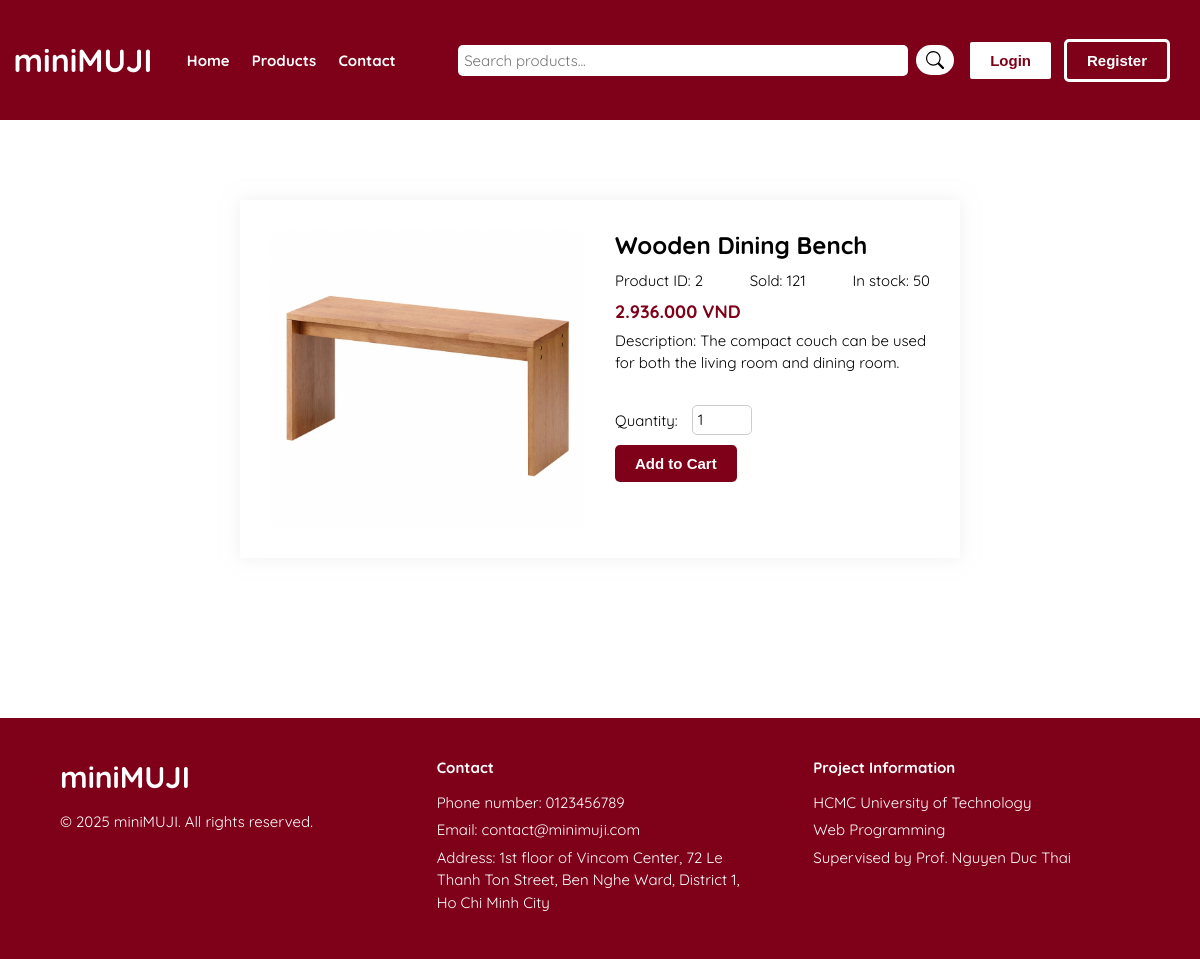
Page /product-details/2 on the committed database.
### tables this page shows
CREATE TABLE PRODUCTS (
  id INT(11) NOT NULL AUTO_INCREMENT PRIMARY KEY,
  name VARCHAR(255) NOT NULL,
  description TEXT,
  price INT(11) NOT NULL,
  image VARCHAR(255) NOT NULL,
  category_id INT(11) NOT NULL,
  quantity INT(11) DEFAULT 0,
  sold INT(11) DEFAULT 0,
  FOREIGN KEY (category_id) REFERENCES CATEGORY(id) ON DELETE CASCADE ON UPDATE CASCADE
);

### src/views/user/products/product-details.php (the view, shortened to what this page needs)
<?php
include 'config.php';
$product_id = isset($_GET['id']) ? $_GET['id'] : null;
$sql = "SELECT * FROM PRODUCTS WHERE id = '$product_id'";
$query = $conn->query($sql);
$product = $query->fetch_assoc();
?>
<head>
    <link rel="stylesheet" href="/minimuji/assets/css/style.css">
    <link rel="stylesheet" href="/minimuji/assets/css/products-detail.css">
</head>
<body>
    <?php include 'src/components/header.php'; ?>
    <main>
        <section class="product-details">
            <div class="product-left">
                <img src="/minimuji/assets/images/products/<?= $product['image']?>" alt="<?= $product['name'] ?>" class="product-image">
            </div>
            <div class = "product-right">
                <h1 class="product-name"><?= $product['name'] ?></h1>
                <div class = "short-info">
                    <p>Product ID: <?= $product['id'] ?></p>
                    <p>Sold: <?= $product['sold'] ?></p>
                    <p>In stock: <?= $product['quantity'] ?></p>
                </div>
                <p class="product-price"><?= number_format($product['price'], 0, ',', '.') ?> VND</p>
                <p>Description: <?= $product['description'] ?></p>
                <form action = "#" method = "POST" class = "product-right">
                    <div class = "quantity-container">
                        <label for = "quantity">Quantity:</label>
                        <input type = "number" id = "quantity" name = "quantity" min = "1" max = "<?= $product['quantity'] ?>" value = "1" class = "quantity-input">
                    </div>
                    <div class="product-buttons">
                        <button type = "submit" class = "red-button">Add to Cart</button>
                    </div>
                </form>
            </div>
        </section>
    </main>
    <?php include 'src/components/footer.php'; ?>
</body>
</html>

### assets/css/style.css (style rules this page uses)
body, html { padding: 0; font-family: 'Quicksand', sans-serif; display: flex; flex-direction: column; height: 100%; width: 100%; background-color: white; font-size: 15px; }
* { box-sizing: border-box; margin: 0; padding: 0; }
.white-button, .red-button { padding: 10px 20px; font-size: 15px; border: none; border-radius: 5px; cursor: pointer; transition: background-color 0.3s; font-weight: bold; }
.red-button { background-color: #7F0019; color: white; border: solid white; }

### assets/css/products-detail.css (style rules this page uses)
.product-details { display: flex; justify-content: space-between; margin: 10vh 30vh; box-shadow: 0 0 15px rgba(226, 225, 225, 0.5); }
.product-left { flex: 0.5; margin: 30px 30px; object-fit: cover; width: 100%; height: auto; }
.product-left .product-image { width: 100%; height: auto; object-fit: cover; border-radius: 10px; }
.product-right { flex: 0.5; margin: 30px 30px 30px 0; object-fit: cover; width: 100%; height: auto; }
.product-right .product-name { font-size: 24px; margin-bottom: 10px; font-weight: bold; }
.product-right .product-price { font-size: 18px; color: #7F0019; margin: 5px 0; font-weight: bold; }
.product-right .short-info { display: flex; justify-content: space-between; align-items: center; margin-bottom: 5px; flex-wrap: wrap; }
.product-right p { line-height: 1.5; }
.product-buttons { margin: 10px 0; display: flex; gap: 10px; }
.product-buttons .red-button, .product-buttons .white-button { padding: 10px 20px; font-size: 15px; border: none; border-radius: 5px; cursor: pointer; transition: background-color 0.3s; }
.product-buttons .red-button { background-color: #7F0019; color: white; }
.quantity-container { margin: 10px 0; }
.quantity-container label { font-size: 15px; }
.quantity-container .quantity-input { width: 60px; height: 30px; font-size: 15px; padding: 5px; margin-left: 10px; border-radius: 5px; border: 1px solid #ccc; font-family: 'Quicksand', sans-serif; }

### rows in the picture
products: image (picture), name "Wooden Dining Bench", id "2", sold "121", quantity "50", price "2.936.000", description "The compact couch can be used for both the living room and dining room."
